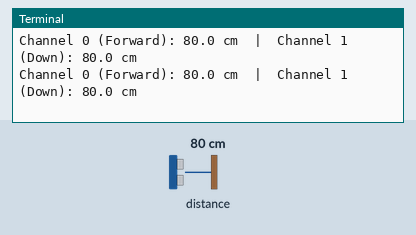
A program run on a simulated Raspberry Pi (BCM pin numbers). Parts: the last lines printed to the terminal. Inputs (shaded band) come from the test bench; at power-on: distance to the obstacle 80 cm.

Above: at 1.4 s.
1.5 s: distance to the obstacle set to 2 cm
At 1.72 s:
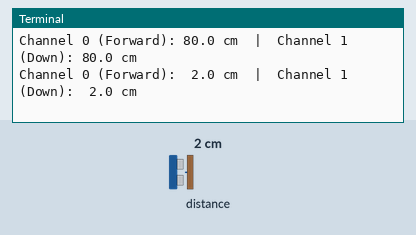
3.0 s: distance to the obstacle set to 4 cm
At 3.01 s:
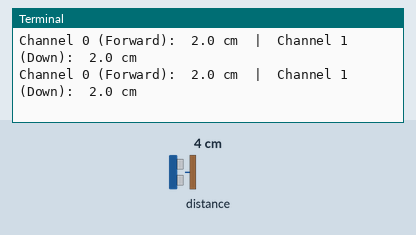

Measured:
- after the input at 1.5 s, the terminal: prints a new line after 0.08 s (image 1)

The program:

tof_test_multiplexer.py
```python
"""
Test script for TOF sensors connected via TCA9548A I2C multiplexer.
Tests two VL53L1X sensors on different multiplexer channels.
Includes retry logic for I2C EAGAIN errors during motor operation.
"""

import time
import errno
import board
import busio
import adafruit_vl53l1x
from smbus2 import SMBus

# Multiplexer configuration
MULTIPLEXER_ADDRESS = 0x70  # TCA9548A default address
CHANNEL_0 = 0  # First sensor (e.g., forward)
CHANNEL_1 = 1  # Second sensor (e.g., down)

# VL53L1X sensor address (default, can't be changed on Chinese sensors)
VL53L1X_ADDRESS = 0x29

# I2C retry configuration
MAX_I2C_RETRIES = 5
BASE_RETRY_DELAY = 0.02  # 20ms base delay


def select_multiplexer_channel(bus, channel, retry_count=0):
    """
    Select a channel on the TCA9548A multiplexer with retry logic for EAGAIN errors.

    Args:
        bus: SMBus instance
        channel: Channel number (0-7)
        retry_count: Current retry attempt (internal use)

    Raises:
        OSError: If channel selection fails after all retries
    """
    try:
        # TCA9548A channel selection: write bit mask (1 << channel)
        channel_mask = 1 << channel
        bus.write_byte(MULTIPLEXER_ADDRESS, channel_mask)
        time.sleep(0.01)  # Small delay for multiplexer switching
    except OSError as e:
        # Check if it's EAGAIN (errno 11) - Resource temporarily unavailable
        if (e.errno == errno.EAGAIN or e.errno == 11) and retry_count < MAX_I2C_RETRIES:
            # Exponential backoff: 20ms, 40ms, 80ms, 160ms, 320ms
            delay = BASE_RETRY_DELAY * (2 ** retry_count)
            print(f"  [Channel {channel}] I2C EAGAIN, retrying in {delay*1000:.0f}ms...")
            time.sleep(delay)
            return select_multiplexer_channel(bus, channel, retry_count + 1)
        else:
            raise


def test_sensors():
    """Test both TOF sensors via multiplexer."""

    # Initialize I2C bus using smbus2 for multiplexer control
    smbus = SMBus(1)

    # Initialize I2C bus using busio for adafruit library
    # Use 100kHz instead of default 400kHz for better EMI tolerance during motor operation
    i2c = busio.I2C(board.SCL, board.SDA, frequency=100000)
    print("I2C bus initialized at 100kHz for better EMI tolerance")

    sensors = {}

    print("Initializing TOF sensors via multiplexer...")
    print(f"Multiplexer address: 0x{MULTIPLEXER_ADDRESS:02X}")
    print(f"VL53L1X address: 0x{VL53L1X_ADDRESS:02X}\n")

    # Initialize sensor on channel 0
    try:
        print(f"Initializing sensor on channel {CHANNEL_0}...")
        select_multiplexer_channel(smbus, CHANNEL_0)
        time.sleep(0.1)  # Give sensor time to respond

        sensor_0 = adafruit_vl53l1x.VL53L1X(i2c, address=VL53L1X_ADDRESS)
        sensor_0.start_ranging()
        sensors[CHANNEL_0] = sensor_0
        print(f"✓ Sensor on channel {CHANNEL_0} initialized successfully")
    except Exception as e:
        print(f"✗ Failed to initialize sensor on channel {CHANNEL_0}: {e}")
        sensors[CHANNEL_0] = None

    # Initialize sensor on channel 1
    try:
        print(f"Initializing sensor on channel {CHANNEL_1}...")
        select_multiplexer_channel(smbus, CHANNEL_1)
        time.sleep(0.1)  # Give sensor time to respond

        sensor_1 = adafruit_vl53l1x.VL53L1X(i2c, address=VL53L1X_ADDRESS)
        sensor_1.start_ranging()
        sensors[CHANNEL_1] = sensor_1
        print(f"✓ Sensor on channel {CHANNEL_1} initialized successfully")
    except Exception as e:
        print(f"✗ Failed to initialize sensor on channel {CHANNEL_1}: {e}")
        sensors[CHANNEL_1] = None

    if sensors[CHANNEL_0] is None and sensors[CHANNEL_1] is None:
        print("\n✗ No sensors initialized. Exiting.")
        smbus.close()
        return

    print("\n" + "="*50)
    print("Starting distance readings...")
    print("Press Ctrl+C to stop")
    print("="*50 + "\n")

    try:
        while True:
            # Read from sensor on channel 0
            if sensors[CHANNEL_0] is not None:
                try:
                    select_multiplexer_channel(smbus, CHANNEL_0)
                    time.sleep(0.02)  # Small delay after channel switch

                    # Read with retry for EAGAIN errors
                    data_ready = False
                    for attempt in range(3):
                        try:
                            data_ready = sensor_0.data_ready
                            break
                        except OSError as e:
                            if e.errno == errno.EAGAIN or e.errno == 11:
                                time.sleep(0.01 * (attempt + 1))
                                continue
                            else:
                                raise

                    if data_ready:
                        # Read distance with retry
                        distance_0 = None
                        for attempt in range(3):
                            try:
                                distance_0 = sensor_0.distance
                                break
                            except OSError as e:
                                if e.errno == errno.EAGAIN or e.errno == 11:
                                    time.sleep(0.01 * (attempt + 1))
                                    continue
                                else:
                                    raise

                        if distance_0 is not None:
                            print(f"Channel {CHANNEL_0} (Forward): {distance_0:4.1f} cm", end="  |  ")
                            try:
                                sensor_0.clear_interrupt()
                            except OSError as e:
                                if e.errno != errno.EAGAIN and e.errno != 11:
                                    print(f"Clear interrupt error: {e}", end="  |  ")
                        else:
                            print(f"Channel {CHANNEL_0} (Forward): Read failed", end="  |  ")
                    else:
                        print(f"Channel {CHANNEL_0} (Forward): Waiting...", end="  |  ")
                except OSError as e:
                    if e.errno == errno.EAGAIN or e.errno == 11:
                        print(f"Channel {CHANNEL_0} (Forward): I2C busy (EAGAIN)", end="  |  ")
                    else:
                        print(f"Channel {CHANNEL_0} (Forward): Error - {e}", end="  |  ")
                except Exception as e:
                    print(f"Channel {CHANNEL_0} (Forward): Error - {e}", end="  |  ")
            else:
                print(f"Channel {CHANNEL_0} (Forward): Not initialized", end="  |  ")

            # Read from sensor on channel 1
            if sensors[CHANNEL_1] is not None:
                try:
                    select_multiplexer_channel(smbus, CHANNEL_1)
                    time.sleep(0.02)  # Small delay after channel switch

                    # Read with retry for EAGAIN errors
                    data_ready = False
                    for attempt in range(3):
                        try:
                            data_ready = sensor_1.data_ready
                            break
                        except OSError as e:
                            if e.errno == errno.EAGAIN or e.errno == 11:
                                time.sleep(0.01 * (attempt + 1))
                                continue
                            else:
                                raise

                    if data_ready:
                        # Read distance with retry
                        distance_1 = None
                        for attempt in range(3):
                            try:
                                distance_1 = sensor_1.distance
                                break
                            except OSError as e:
                                if e.errno == errno.EAGAIN or e.errno == 11:
                                    time.sleep(0.01 * (attempt + 1))
                                    continue
                                else:
                                    raise

                        if distance_1 is not None:
                            print(f"Channel {CHANNEL_1} (Down): {distance_1:4.1f} cm")
                            try:
                                sensor_1.clear_interrupt()
                            except OSError as e:
                                if e.errno != errno.EAGAIN and e.errno != 11:
                                    print(f" (Clear interrupt error: {e})")
                        else:
                            print(f"Channel {CHANNEL_1} (Down): Read failed")
                    else:
                        print(f"Channel {CHANNEL_1} (Down): Waiting...")
                except OSError as e:
                    if e.errno == errno.EAGAIN or e.errno == 11:
                        print(f"Channel {CHANNEL_1} (Down): I2C busy (EAGAIN)")
                    else:
                        print(f"Channel {CHANNEL_1} (Down): Error - {e}")
                except Exception as e:
                    print(f"Channel {CHANNEL_1} (Down): Error - {e}")
            else:
                print(f"Channel {CHANNEL_1} (Down): Not initialized")

            time.sleep(0.1)  # 10 Hz reading rate

    except KeyboardInterrupt:
        print("\n\nStopping sensors...")

        # Stop ranging on both sensors
        if sensors[CHANNEL_0] is not None:
            try:
                select_multiplexer_channel(smbus, CHANNEL_0)
                time.sleep(0.01)
                sensors[CHANNEL_0].stop_ranging()
            except:
                pass

        if sensors[CHANNEL_1] is not None:
            try:
                select_multiplexer_channel(smbus, CHANNEL_1)
                time.sleep(0.01)
                sensors[CHANNEL_1].stop_ranging()
            except:
                pass

        print("Test completed!")

    finally:
        # Cleanup
        smbus.close()


if __name__ == "__main__":
    test_sensors()
```
